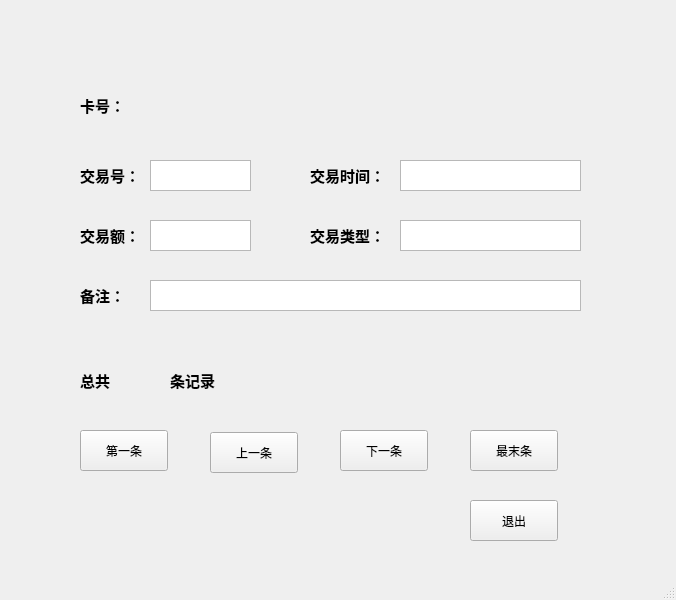
<?xml version="1.0" encoding="UTF-8"?>
<ui version="4.0">
 <class>TrainMessage</class>
 <widget class="QMainWindow" name="TrainMessage">
  <property name="geometry">
   <rect>
    <x>0</x>
    <y>0</y>
    <width>676</width>
    <height>600</height>
   </rect>
  </property>
  <property name="windowTitle">
   <string>交易信息</string>
  </property>
  <widget class="QWidget" name="centralwidget">
   <widget class="QLabel" name="label">
    <property name="geometry">
     <rect>
      <x>80</x>
      <y>90</y>
      <width>51</width>
      <height>31</height>
     </rect>
    </property>
    <property name="font">
     <font>
      <pointsize>11</pointsize>
      <weight>75</weight>
      <bold>true</bold>
     </font>
    </property>
    <property name="text">
     <string>卡号：</string>
    </property>
   </widget>
   <widget class="QLabel" name="cardNumber">
    <property name="geometry">
     <rect>
      <x>150</x>
      <y>90</y>
      <width>241</width>
      <height>31</height>
     </rect>
    </property>
    <property name="font">
     <font>
      <pointsize>11</pointsize>
      <weight>75</weight>
      <bold>true</bold>
     </font>
    </property>
    <property name="text">
     <string/>
    </property>
   </widget>
   <widget class="QLabel" name="label_3">
    <property name="geometry">
     <rect>
      <x>80</x>
      <y>160</y>
      <width>72</width>
      <height>31</height>
     </rect>
    </property>
    <property name="font">
     <font>
      <pointsize>11</pointsize>
      <weight>75</weight>
      <bold>true</bold>
     </font>
    </property>
    <property name="text">
     <string>交易号：</string>
    </property>
   </widget>
   <widget class="QLabel" name="label_4">
    <property name="geometry">
     <rect>
      <x>80</x>
      <y>220</y>
      <width>72</width>
      <height>31</height>
     </rect>
    </property>
    <property name="font">
     <font>
      <pointsize>11</pointsize>
      <weight>75</weight>
      <bold>true</bold>
     </font>
    </property>
    <property name="text">
     <string>交易额：</string>
    </property>
   </widget>
   <widget class="QLabel" name="label_5">
    <property name="geometry">
     <rect>
      <x>80</x>
      <y>280</y>
      <width>72</width>
      <height>31</height>
     </rect>
    </property>
    <property name="font">
     <font>
      <pointsize>11</pointsize>
      <weight>75</weight>
      <bold>true</bold>
     </font>
    </property>
    <property name="text">
     <string>备注：</string>
    </property>
   </widget>
   <widget class="QLabel" name="label_6">
    <property name="geometry">
     <rect>
      <x>310</x>
      <y>160</y>
      <width>91</width>
      <height>31</height>
     </rect>
    </property>
    <property name="font">
     <font>
      <pointsize>11</pointsize>
      <weight>75</weight>
      <bold>true</bold>
     </font>
    </property>
    <property name="text">
     <string>交易时间：</string>
    </property>
   </widget>
   <widget class="QLabel" name="label_7">
    <property name="geometry">
     <rect>
      <x>310</x>
      <y>220</y>
      <width>91</width>
      <height>31</height>
     </rect>
    </property>
    <property name="font">
     <font>
      <pointsize>11</pointsize>
      <weight>75</weight>
      <bold>true</bold>
     </font>
    </property>
    <property name="text">
     <string>交易类型：</string>
    </property>
   </widget>
   <widget class="QTextEdit" name="id">
    <property name="geometry">
     <rect>
      <x>150</x>
      <y>160</y>
      <width>101</width>
      <height>31</height>
     </rect>
    </property>
    <property name="readOnly">
     <bool>true</bool>
    </property>
   </widget>
   <widget class="QTextEdit" name="amount">
    <property name="geometry">
     <rect>
      <x>150</x>
      <y>220</y>
      <width>101</width>
      <height>31</height>
     </rect>
    </property>
    <property name="readOnly">
     <bool>true</bool>
    </property>
   </widget>
   <widget class="QTextEdit" name="remarks">
    <property name="geometry">
     <rect>
      <x>150</x>
      <y>280</y>
      <width>431</width>
      <height>31</height>
     </rect>
    </property>
    <property name="readOnly">
     <bool>true</bool>
    </property>
   </widget>
   <widget class="QTextEdit" name="time">
    <property name="geometry">
     <rect>
      <x>400</x>
      <y>160</y>
      <width>181</width>
      <height>31</height>
     </rect>
    </property>
    <property name="readOnly">
     <bool>true</bool>
    </property>
   </widget>
   <widget class="QTextEdit" name="model">
    <property name="geometry">
     <rect>
      <x>400</x>
      <y>220</y>
      <width>181</width>
      <height>31</height>
     </rect>
    </property>
    <property name="readOnly">
     <bool>true</bool>
    </property>
   </widget>
   <widget class="QLabel" name="label_8">
    <property name="geometry">
     <rect>
      <x>80</x>
      <y>360</y>
      <width>41</width>
      <height>41</height>
     </rect>
    </property>
    <property name="font">
     <font>
      <pointsize>11</pointsize>
      <weight>75</weight>
      <bold>true</bold>
     </font>
    </property>
    <property name="text">
     <string>总共</string>
    </property>
   </widget>
   <widget class="QLabel" name="label_9">
    <property name="geometry">
     <rect>
      <x>140</x>
      <y>360</y>
      <width>31</width>
      <height>41</height>
     </rect>
    </property>
    <property name="font">
     <font>
      <pointsize>11</pointsize>
      <weight>75</weight>
      <bold>true</bold>
     </font>
    </property>
    <property name="text">
     <string/>
    </property>
   </widget>
   <widget class="QLabel" name="label_10">
    <property name="geometry">
     <rect>
      <x>170</x>
      <y>360</y>
      <width>72</width>
      <height>41</height>
     </rect>
    </property>
    <property name="font">
     <font>
      <pointsize>11</pointsize>
      <weight>75</weight>
      <bold>true</bold>
     </font>
    </property>
    <property name="text">
     <string>条记录</string>
    </property>
   </widget>
   <widget class="QPushButton" name="firstButton">
    <property name="geometry">
     <rect>
      <x>80</x>
      <y>430</y>
      <width>88</width>
      <height>41</height>
     </rect>
    </property>
    <property name="text">
     <string>第一条</string>
    </property>
   </widget>
   <widget class="QPushButton" name="previous">
    <property name="geometry">
     <rect>
      <x>210</x>
      <y>432</y>
      <width>88</width>
      <height>41</height>
     </rect>
    </property>
    <property name="text">
     <string>上一条</string>
    </property>
   </widget>
   <widget class="QPushButton" name="next">
    <property name="geometry">
     <rect>
      <x>340</x>
      <y>430</y>
      <width>88</width>
      <height>41</height>
     </rect>
    </property>
    <property name="text">
     <string>下一条</string>
    </property>
   </widget>
   <widget class="QPushButton" name="last">
    <property name="geometry">
     <rect>
      <x>470</x>
      <y>430</y>
      <width>88</width>
      <height>41</height>
     </rect>
    </property>
    <property name="text">
     <string>最末条</string>
    </property>
   </widget>
   <widget class="QPushButton" name="pushButton_5">
    <property name="geometry">
     <rect>
      <x>470</x>
      <y>500</y>
      <width>88</width>
      <height>41</height>
     </rect>
    </property>
    <property name="text">
     <string>退出</string>
    </property>
   </widget>
  </widget>
  <widget class="QStatusBar" name="statusbar"/>
 </widget>
 <resources/>
 <connections/>
</ui>
